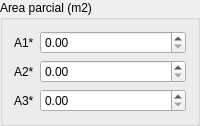
             <widget class="QGroupBox" name="groupBox_9">
              <property name="minimumSize">
               <size>
                <width>0</width>
                <height>0</height>
               </size>
              </property>
              <property name="title">
               <string>Area parcial (m2)</string>
              </property>
              <layout class="QFormLayout" name="formLayout_13">
               <item row="0" column="0">
                <widget class="QLabel" name="label_31">
                 <property name="text">
                  <string>A1*</string>
                 </property>
                </widget>
               </item>
               <item row="0" column="1">
                <widget class="QDoubleSpinBox" name="dsb_A1">
                 <property name="minimumSize">
                  <size>
                   <width>0</width>
                   <height>0</height>
                  </size>
                 </property>
                 <property name="maximumSize">
                  <size>
                   <width>16777215</width>
                   <height>16777215</height>
                  </size>
                 </property>
                </widget>
               </item>
               <item row="1" column="0">
                <widget class="QLabel" name="label_32">
                 <property name="text">
                  <string>A2*</string>
                 </property>
                </widget>
               </item>
               <item row="1" column="1">
                <widget class="QDoubleSpinBox" name="dsb_A2">
                 <property name="minimumSize">
                  <size>
                   <width>0</width>
                   <height>0</height>
                  </size>
                 </property>
                 <property name="maximumSize">
                  <size>
                   <width>16777215</width>
                   <height>16777215</height>
                  </size>
                 </property>
                </widget>
               </item>
               <item row="2" column="0">
                <widget class="QLabel" name="label_33">
                 <property name="text">
                  <string>A3*</string>
                 </property>
                </widget>
               </item>
               <item row="2" column="1">
                <widget class="QDoubleSpinBox" name="dsb_A3">
                 <property name="minimumSize">
                  <size>
                   <width>0</width>
                   <height>0</height>
                  </size>
                 </property>
                 <property name="maximumSize">
                  <size>
                   <width>16777215</width>
                   <height>16777215</height>
                  </size>
                 </property>
                </widget>
               </item>
              </layout>
             </widget>
